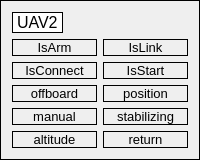
             <widget class="QGroupBox" name="groupBox_3">
              <property name="autoFillBackground">
               <bool>false</bool>
              </property>
              <property name="styleSheet">
               <string notr="true">border: 1px solid rgb(0, 0, 0)</string>
              </property>
              <property name="title">
               <string/>
              </property>
              <layout class="QVBoxLayout" name="verticalLayout_12">
               <item>
                <widget class="QLabel" name="uav2_label">
                 <property name="sizePolicy">
                  <sizepolicy hsizetype="Fixed" vsizetype="Fixed">
                   <horstretch>0</horstretch>
                   <verstretch>0</verstretch>
                  </sizepolicy>
                 </property>
                 <property name="font">
                  <font>
                   <pointsize>12</pointsize>
                  </font>
                 </property>
                 <property name="styleSheet">
                  <string notr="true">background-color:rgb(255, 255, 255)</string>
                 </property>
                 <property name="text">
                  <string>UAV2</string>
                 </property>
                </widget>
               </item>
               <item>
                <layout class="QVBoxLayout" name="verticalLayout_11">
                 <item>
                  <layout class="QHBoxLayout" name="horizontalLayout_3">
                   <item>
                    <layout class="QVBoxLayout" name="verticalLayout_7">
                     <item>
                      <widget class="QLabel" name="uav2_is_arm_">
                       <property name="sizePolicy">
                        <sizepolicy hsizetype="Expanding" vsizetype="Fixed">
                         <horstretch>0</horstretch>
                         <verstretch>0</verstretch>
                        </sizepolicy>
                       </property>
                       <property name="font">
                        <font>
                         <pointsize>10</pointsize>
                        </font>
                       </property>
                       <property name="styleSheet">
                        <string notr="true">border: 1px solid rgb(0, 0, 0)</string>
                       </property>
                       <property name="text">
                        <string>IsArm</string>
                       </property>
                       <property name="alignment">
                        <set>Qt::AlignCenter</set>
                       </property>
                      </widget>
                     </item>
                     <item>
                      <widget class="QLabel" name="uav2_is_connect">
                       <property name="sizePolicy">
                        <sizepolicy hsizetype="Expanding" vsizetype="Fixed">
                         <horstretch>0</horstretch>
                         <verstretch>0</verstretch>
                        </sizepolicy>
                       </property>
                       <property name="font">
                        <font>
                         <pointsize>10</pointsize>
                        </font>
                       </property>
                       <property name="text">
                        <string>IsConnect</string>
                       </property>
                       <property name="alignment">
                        <set>Qt::AlignCenter</set>
                       </property>
                      </widget>
                     </item>
                    </layout>
                   </item>
                   <item>
                    <layout class="QVBoxLayout" name="verticalLayout_8">
                     <item>
                      <widget class="QLabel" name="uav2_is_link">
                       <property name="sizePolicy">
                        <sizepolicy hsizetype="Expanding" vsizetype="Fixed">
                         <horstretch>0</horstretch>
                         <verstretch>0</verstretch>
                        </sizepolicy>
                       </property>
                       <property name="font">
                        <font>
                         <pointsize>10</pointsize>
                        </font>
                       </property>
                       <property name="text">
                        <string>IsLink</string>
                       </property>
                       <property name="alignment">
                        <set>Qt::AlignCenter</set>
                       </property>
                      </widget>
                     </item>
                     <item>
                      <widget class="QLabel" name="uav2_is_start">
                       <property name="sizePolicy">
                        <sizepolicy hsizetype="Expanding" vsizetype="Fixed">
                         <horstretch>0</horstretch>
                         <verstretch>0</verstretch>
                        </sizepolicy>
                       </property>
                       <property name="font">
                        <font>
                         <pointsize>10</pointsize>
                        </font>
                       </property>
                       <property name="text">
                        <string>IsStart</string>
                       </property>
                       <property name="alignment">
                        <set>Qt::AlignCenter</set>
                       </property>
                      </widget>
                     </item>
                    </layout>
                   </item>
                  </layout>
                 </item>
                 <item>
                  <layout class="QHBoxLayout" name="horizontalLayout_4">
                   <item>
                    <layout class="QVBoxLayout" name="verticalLayout_9">
                     <item>
                      <widget class="QLabel" name="uav2_offboard">
                       <property name="sizePolicy">
                        <sizepolicy hsizetype="Expanding" vsizetype="Fixed">
                         <horstretch>0</horstretch>
                         <verstretch>0</verstretch>
                        </sizepolicy>
                       </property>
                       <property name="font">
                        <font>
                         <pointsize>10</pointsize>
                        </font>
                       </property>
                       <property name="text">
                        <string>offboard</string>
                       </property>
                       <property name="alignment">
                        <set>Qt::AlignCenter</set>
                       </property>
                      </widget>
                     </item>
                     <item>
                      <widget class="QLabel" name="uav2_manual">
                       <property name="sizePolicy">
                        <sizepolicy hsizetype="Expanding" vsizetype="Fixed">
                         <horstretch>0</horstretch>
                         <verstretch>0</verstretch>
                        </sizepolicy>
                       </property>
                       <property name="font">
                        <font>
                         <pointsize>10</pointsize>
                        </font>
                       </property>
                       <property name="text">
                        <string>manual</string>
                       </property>
                       <property name="alignment">
                        <set>Qt::AlignCenter</set>
                       </property>
                      </widget>
                     </item>
                     <item>
                      <widget class="QLabel" name="uav2_altitude">
                       <property name="sizePolicy">
                        <sizepolicy hsizetype="Expanding" vsizetype="Fixed">
                         <horstretch>0</horstretch>
                         <verstretch>0</verstretch>
                        </sizepolicy>
                       </property>
                       <property name="font">
                        <font>
                         <pointsize>10</pointsize>
                        </font>
                       </property>
                       <property name="text">
                        <string>altitude</string>
                       </property>
                       <property name="alignment">
                        <set>Qt::AlignCenter</set>
                       </property>
                      </widget>
                     </item>
                    </layout>
                   </item>
                   <item>
                    <layout class="QVBoxLayout" name="verticalLayout_10">
                     <item>
                      <widget class="QLabel" name="uav2_position">
                       <property name="sizePolicy">
                        <sizepolicy hsizetype="Expanding" vsizetype="Fixed">
                         <horstretch>0</horstretch>
                         <verstretch>0</verstretch>
                        </sizepolicy>
                       </property>
                       <property name="font">
                        <font>
                         <pointsize>10</pointsize>
                        </font>
                       </property>
                       <property name="text">
                        <string>position</string>
                       </property>
                       <property name="alignment">
                        <set>Qt::AlignCenter</set>
                       </property>
                      </widget>
                     </item>
                     <item>
                      <widget class="QLabel" name="uav2_stabilizing">
                       <property name="sizePolicy">
                        <sizepolicy hsizetype="Expanding" vsizetype="Fixed">
                         <horstretch>0</horstretch>
                         <verstretch>0</verstretch>
                        </sizepolicy>
                       </property>
                       <property name="font">
                        <font>
                         <pointsize>10</pointsize>
                        </font>
                       </property>
                       <property name="text">
                        <string>stabilizing</string>
                       </property>
                       <property name="alignment">
                        <set>Qt::AlignCenter</set>
                       </property>
                      </widget>
                     </item>
                     <item>
                      <widget class="QLabel" name="uav2_return">
                       <property name="sizePolicy">
                        <sizepolicy hsizetype="Expanding" vsizetype="Fixed">
                         <horstretch>0</horstretch>
                         <verstretch>0</verstretch>
                        </sizepolicy>
                       </property>
                       <property name="font">
                        <font>
                         <pointsize>10</pointsize>
                        </font>
                       </property>
                       <property name="text">
                        <string>return</string>
                       </property>
                       <property name="alignment">
                        <set>Qt::AlignCenter</set>
                       </property>
                      </widget>
                     </item>
                    </layout>
                   </item>
                  </layout>
                 </item>
                </layout>
               </item>
              </layout>
             </widget>
